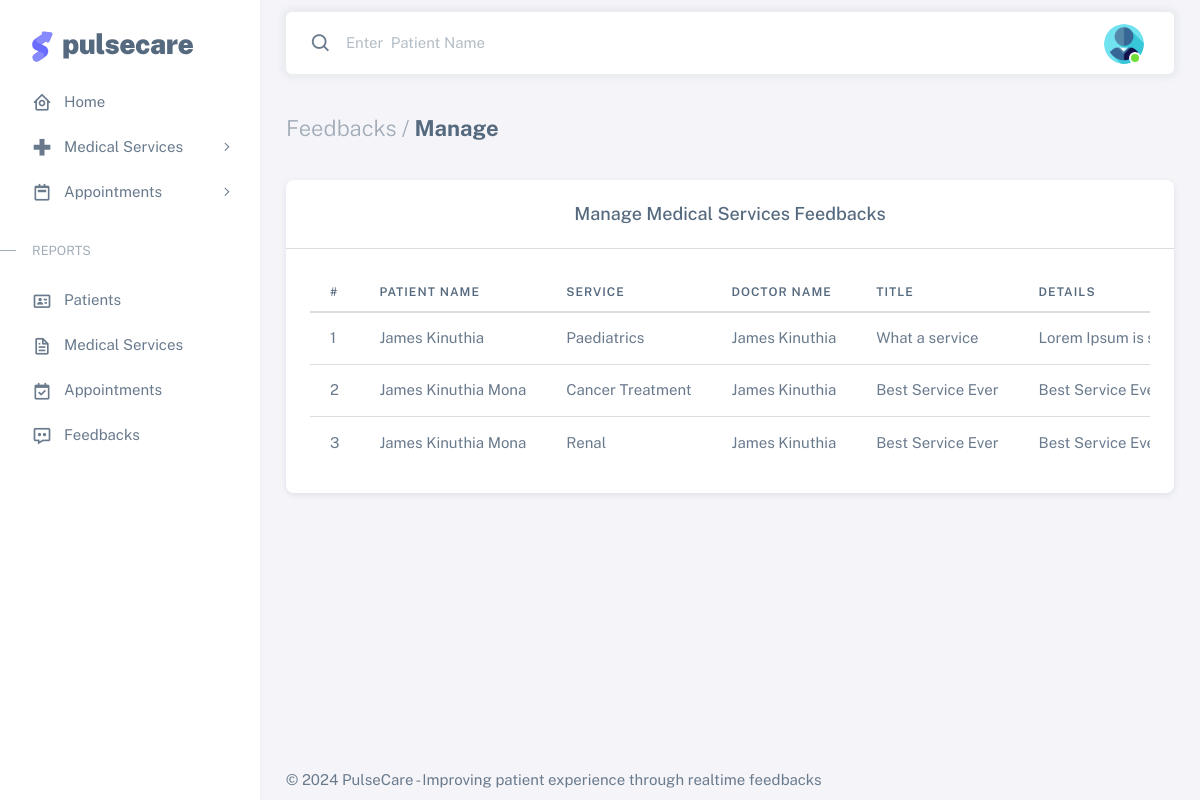
/views/feedbacks_manage.php (signed in), run on the app's committed database.
### tables this page shows
CREATE TABLE `users` (
  `user_id` int(200) NOT NULL,
  `user_names` varchar(200) NOT NULL,
  `user_email` varchar(200) NOT NULL,
  `user_password` varchar(200) NOT NULL,
  `user_phone` varchar(200) NOT NULL,
  `user_access_level` varchar(200) NOT NULL,
  `user_designation` varchar(200) DEFAULT NULL,
  `user_change_password` int(200) NOT NULL DEFAULT 1,
  `user_account_status` int(5) NOT NULL DEFAULT 0
);

CREATE TABLE `feedbacks` (
  `feedback_id` int(200) NOT NULL,
  `feedback_user_id` int(200) NOT NULL,
  `feedback_service_id` int(200) NOT NULL,
  `feedback_title` longtext NOT NULL,
  `feedback_details` longtext NOT NULL,
  `feedback_date` timestamp(6) NOT NULL DEFAULT current_timestamp(6) ON UPDATE current_timestamp(6)
);

CREATE TABLE `medical_services` (
  `service_id` int(200) NOT NULL,
  `service_code` varchar(200) NOT NULL,
  `service_name` varchar(200) NOT NULL,
  `service_details` longtext NOT NULL,
  `service_assigned_user_id` int(200) NOT NULL
);

### config/checklogin.php (called while the page is built, shortened)
<?php
$user_id = mysqli_real_escape_string($mysqli, $_SESSION['user_id']);

### views/feedbacks_manage.php (the view, shortened to what this page needs)
<?php
require_once('../config/config.php');
require_once('../config/checklogin.php');
require_once('../partials/head.php');
?>
<body>
    <div class="layout-wrapper layout-content-navbar">
        <div class="layout-container">
            <?php require_once('../partials/aside.php'); ?>
            <div class="layout-page">
                <?php require_once('../partials/navbar.php'); ?>
                <?php if ($_SESSION['user_access_level'] != 'Patient') { ?>
                    <div class="content-wrapper">
                        <div class="container-xxl flex-grow-1 container-p-y">
                            <h4 class="fw-bold py-3 mb-4">
                                <span class="text-muted fw-light">Feedbacks /</span> Manage
                            </h4>
                            <div class="row">
                                <div class="col-xl-12">
                                    <div class="card mb-4">
                                        <h5 class="card-header text-center">Manage Medical Services Feedbacks</h5>
                                        <hr class="my-0" />
                                        <div class="card-body">
                                            <div class="table-responsive text-nowrap">
                                                <table class="table data_table">
                                                    <thead>
                                                        <tr>
                                                            <th>#</th>
                                                            <th>Patient Name</th>
                                                            <th>Service</th>
                                                            <th>Doctor Name</th>
                                                            <th>Title</th>
                                                            <th>Details</th>
                                                        </tr>
                                                    </thead>
                                                    <tbody class="table-border-bottom-0">
                                                        <?php
                                                        $feedbacks = mysqli_query(
                                                            $mysqli,
                                                            "SELECT f.feedback_id, u.user_names AS patient_name, ms.service_name, d.user_names AS doctor_name,
                                                        f.feedback_title, f.feedback_details, f.feedback_date
                                                        FROM feedbacks f
                                                        INNER JOIN users u ON u.user_id = f.feedback_user_id
                                                        INNER JOIN medical_services ms ON ms.service_id = f.feedback_service_id
                                                        INNER JOIN users d ON d.user_id = ms.service_assigned_user_id
                                                        "
                                                        );
                                                        $cnt = 1;
                                                        if (mysqli_num_rows($feedbacks) > 0) {
                                                            while ($feedback = mysqli_fetch_array($feedbacks)) {
                                                        ?>
                                                                <tr>
                                                                    <td><?php echo $cnt; ?></td>
                                                                    <td><?php echo $feedback['patient_name']; ?></td>
                                                                    <td><?php echo $feedback['service_name']; ?></td>
                                                                    <td><?php echo $feedback['doctor_name']; ?></td>
                                                                    <td><?php echo $feedback['feedback_title']; ?></td>
                                                                    <td><?php echo $feedback['feedback_details']; ?></td>
                                                                </tr>
                                                        <?php
                                                                $cnt = $cnt + 1;
                                                            }
                                                        } ?>
                                                    </tbody>
                                                </table>
                                            </div>
                                        </div>
                                    </div>
                                </div>
                            </div>
                        </div>
                    </div>
                <?php } ?>
                <?php require_once('../partials/footer.php'); ?>
            </div>
        </div>
    </div>
</body>
</html>

### partials/navbar.php (shortened to what this page needs)
<?php
$users_sql = mysqli_query(
    $mysqli,
    "SELECT user_id, user_names, user_access_level FROM users WHERE user_id = '{$user_id}'"
);
if (mysqli_num_rows($users_sql) > 0) {
    while ($user_detail = mysqli_fetch_array($users_sql)) {
?>
        <nav
            class="layout-navbar container-xxl navbar navbar-expand-xl navbar-detached align-items-center bg-navbar-theme"
            id="layout-navbar">
            <div class="navbar-nav-right d-flex align-items-center" id="navbar-collapse">
                <?php if ($_SESSION['user_access_level'] != 'Patient') { ?>
                    <form action="users_patients">
                        <div class="navbar-nav align-items-center">
                            <div class="nav-item d-flex align-items-center">
                                <i class="bx bx-search fs-4 lh-0"></i>
                                <input
                                    type="text"
                                    class="form-control border-0 shadow-none"
                                    placeholder="Enter  Patient Name"
                                    aria-label="Search..." />
                            </div>
                        </div>
                    </form>
                <?php } ?>
                <ul class="navbar-nav flex-row align-items-center ms-auto">
                    <li class="nav-item navbar-dropdown dropdown-user dropdown">
                        <a class="nav-link dropdown-toggle hide-arrow" href="profile" data-bs-toggle="dropdown">
                            <div class="avatar avatar-online">
                                <img src="../public/img/avatars/no-profile.png" alt class="w-px-40 h-auto rounded-circle" />
                            </div>
                        </a>
                    </li>
                </ul>
            </div>
        </nav>
<?php }
} ?>

### data on the page
feedbacks: feedback_user.user_names "James Kinuthia", feedback_service.service_name "Paediatrics", feedback_title "What a service", feedback_details "Lorem Ipsum is…"
feedbacks: feedback_user.user_names "James Kinuthia Mona", feedback_service.service_name "Cancer Treatment", users.user_names "James Kinuthia", feedback_title "Best Service Ever", feedback_details "Best Service…"
feedbacks: feedback_user.user_names "James Kinuthia Mona", feedback_service.service_name "Renal", users.user_names "James Kinuthia", feedback_title "Best Service Ever", feedback_details "Best Service…"
